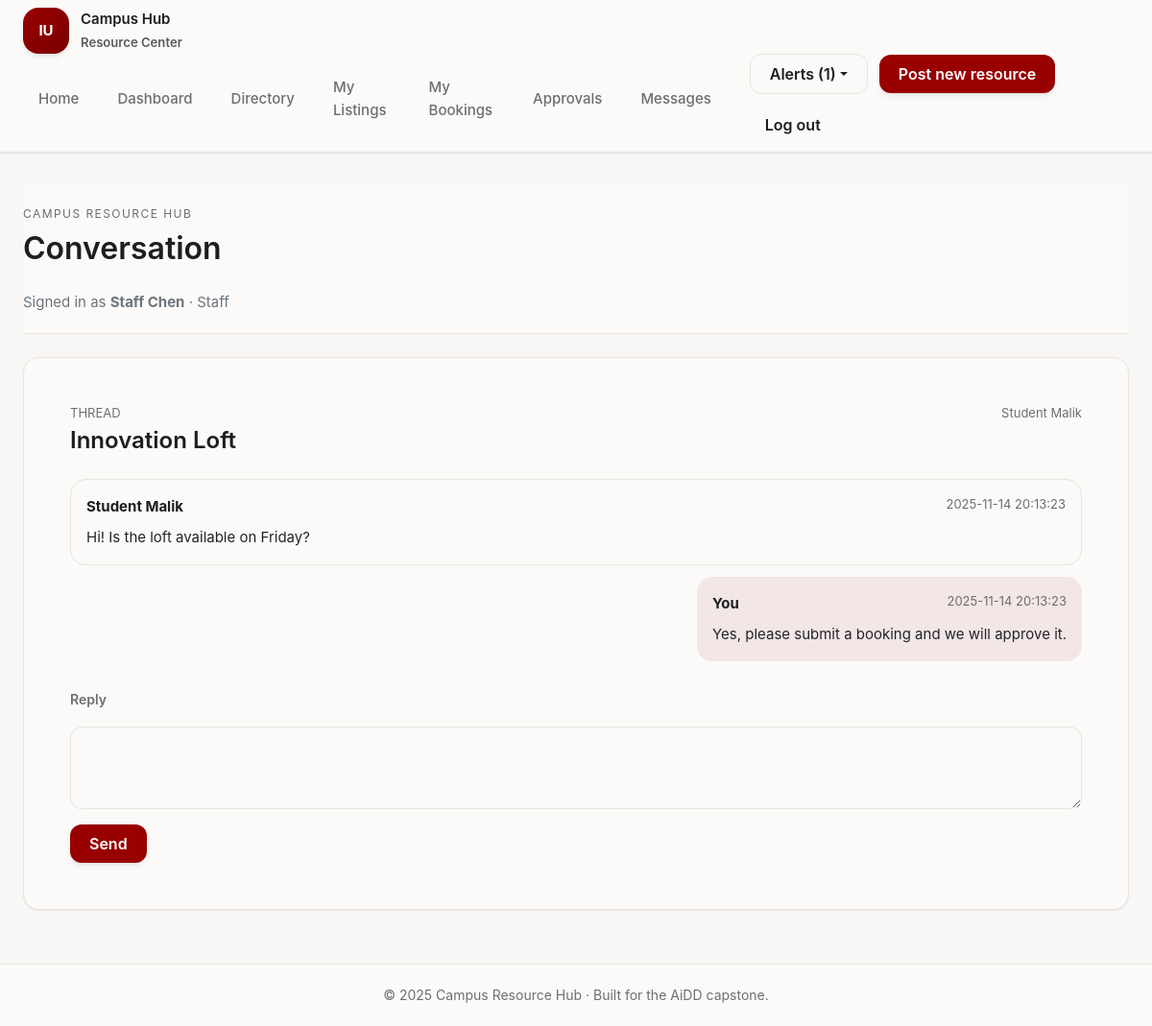
Screenshot of /messages/thread/1 (signed in) with the database file from the repository.
### tables this page shows
CREATE TABLE users (
    user_id INTEGER PRIMARY KEY AUTOINCREMENT,
    name TEXT NOT NULL,
    email TEXT NOT NULL UNIQUE,
    password_hash TEXT NOT NULL,
    role TEXT NOT NULL CHECK(role IN ('student','staff','admin')),
    department TEXT,
    email_verified INTEGER DEFAULT 0,
    created_at TEXT DEFAULT CURRENT_TIMESTAMP
);

CREATE TABLE resources (
    resource_id INTEGER PRIMARY KEY AUTOINCREMENT,
    owner_id INTEGER NOT NULL,
    title TEXT NOT NULL,
    summary TEXT NOT NULL,
    category TEXT NOT NULL,
    location TEXT NOT NULL,
    capacity INTEGER NOT NULL,
    availability_notes TEXT,
    status TEXT NOT NULL DEFAULT 'draft',
    created_at TEXT DEFAULT CURRENT_TIMESTAMP,
    updated_at TEXT DEFAULT CURRENT_TIMESTAMP,
    FOREIGN KEY(owner_id) REFERENCES users(user_id)
);

CREATE TABLE messages (
    message_id INTEGER PRIMARY KEY AUTOINCREMENT,
    thread_id INTEGER NOT NULL,
    sender_id INTEGER NOT NULL,
    body TEXT NOT NULL,
    created_at TEXT DEFAULT CURRENT_TIMESTAMP,
    FOREIGN KEY(thread_id) REFERENCES message_threads(thread_id),
    FOREIGN KEY(sender_id) REFERENCES users(user_id)
);

### src/controllers/message_controller.py (the view, shortened to what this page needs)
@message_bp.route('/thread/<int:thread_id>', methods=['GET', 'POST'])
@login_required
def thread(thread_id: int):
    thread = MessageDAL.get_thread_by_id(thread_id)
    if not thread:
        flash('Thread not found.', 'danger')
        return redirect(url_for('message.inbox'))
    other_user = _resolve_other_user(thread)
    if not other_user:
        flash('You do not have access to that thread.', 'danger')
        return redirect(url_for('message.inbox'))
    resource = ResourceDAL.get_resource_by_id(thread.resource_id) if thread.resource_id else None
    messages = MessageDAL.get_messages_for_thread(thread.thread_id, limit=200)
    return render_template('messages/thread.html', thread=thread, messages=messages, other_user=other_user, resource=resource)

### src/controllers/message_controller.py (called while the page is built)
def _resolve_other_user(thread):
    if current_user.user_id not in {thread.owner_id, thread.participant_id}:
        return None
    other_id = thread.participant_id if thread.owner_id == current_user.user_id else thread.owner_id
    return UserDAL.get_user_by_id(other_id)

### src/data_access/db.py (called while the page is built)
def get_connection(close_only: bool = False) -> Optional[sqlite3.Connection]:
    if close_only:
        return getattr(g, '_database', None)
    conn = getattr(g, '_database', None)
    if conn is None:
        database_path = current_app.config['DATABASE_PATH']
        conn = g._database = sqlite3.connect(database_path, detect_types=sqlite3.PARSE_DECLTYPES)
        conn.row_factory = sqlite3.Row
    return conn

### src/data_access/message_dal.py (called while the page is built)
    @staticmethod
    def _thread_row(row) -> Optional[MessageThread]:
        if not row:
            return None
        return MessageThread(
            thread_id=row['thread_id'],
            resource_id=row['resource_id'],
            owner_id=row['owner_id'],
            participant_id=row['participant_id'],
            created_at=row['created_at'],
            updated_at=row['updated_at'],
        )

    @staticmethod
    def _message_row(row) -> Optional[Message]:
        if not row:
            return None
        return Message(
            message_id=row['message_id'],
            thread_id=row['thread_id'],
            sender_id=row['sender_id'],
            body=row['body'],
            created_at=row['created_at'],
        )

    @staticmethod
    def get_thread_by_id(thread_id: int) -> Optional[MessageThread]:
        conn = get_connection()
        row = conn.execute('SELECT * FROM message_threads WHERE thread_id = ?', (thread_id,)).fetchone()
        return MessageDAL._thread_row(row)

    @staticmethod
    def get_messages_for_thread(thread_id: int, limit: int = 50) -> List[Message]:
        conn = get_connection()
        rows = conn.execute(
            'SELECT * FROM messages WHERE thread_id = ? ORDER BY created_at ASC LIMIT ?',
            (thread_id, limit)
        ).fetchall()
        return [MessageDAL._message_row(row) for row in rows]

### src/data_access/notification_dal.py (called while the page is built)
    @staticmethod
    def list_for_user(user_id: int, limit: int = 10) -> List[dict]:
        conn = get_connection()
        rows = conn.execute(
            'SELECT * FROM notifications WHERE user_id = ? ORDER BY created_at DESC LIMIT ?',
            (user_id, limit)
        ).fetchall()
        return [dict(row) for row in rows]

### src/templates/messages/thread.html (shortened to what this page needs)
{% extends 'layout.html' %}
{% block page_heading %}Conversation{% endblock %}
{% block content %}
<section class="card-surface p-5 mb-4">
    <div class="d-flex justify-content-between flex-wrap gap-3 mb-4">
        <div>
            <p class="text-caption text-uppercase mb-1">Thread</p>
            <h1 class="text-h2 mb-0">{{ resource.title if resource else 'Conversation' }}</h1>
        </div>
        <div class="text-end">
            <p class="text-caption mb-0">{{ other_user.name }}</p>
        </div>
    </div>
    <div class="d-flex flex-column">
        {% for msg in messages %}
        <div class="message-bubble {% if msg.sender_id == current_user.user_id %}me{% else %}them{% endif %}">
            <div class="d-flex justify-content-between mb-2">
                <strong>{% if msg.sender_id == current_user.user_id %}You{% else %}{{ other_user.name }}{% endif %}</strong>
                <span class="text-caption">{{ msg.created_at }}</span>
            </div>
            <p class="text-body mb-0">{{ msg.body }}</p>
        </div>
        {% endfor %}
    </div>
    <form method="post" class="composer">
        <div class="form-field">
            <label class="form-label" for="body">Reply</label>
            <textarea class="form-control" id="body" name="body" rows="3"></textarea>
        </div>
        <button class="btn btn-primary-iu" type="submit">Send</button>
    </form>
</section>
{% endblock %}

### src/templates/layout.html (shortened to what this page needs)
<!DOCTYPE html>
<html lang="en">
<head>
    <link href="https://cdn.jsdelivr.net/npm/bootstrap@5.3.3/dist/css/bootstrap.min.css" rel="stylesheet">
    <link rel="stylesheet" href="{{ url_for('static', filename='css/app.css') }}?v={{ current_year }}">
</head>
<body>
    <div class="app-shell">
        <nav class="global-nav navbar navbar-expand-lg navbar-light" aria-label="Primary">
            <div class="app-container d-flex flex-wrap align-items-center">
                <a class="brand-mark me-auto" href="{{ url_for('site.home') }}">
                    <span class="brand-icon">IU</span>
                    <div>
                        <span class="d-block">Campus Hub</span>
                        <small class="text-muted">Resource Center</small>
                    </div>
                </a>
                <div class="collapse navbar-collapse" id="primaryNav">
                    <ul class="navbar-nav ms-auto align-items-lg-center gap-2">
                        <li class="nav-item"><a class="nav-pill" href="{{ url_for('site.home') }}">Home</a></li>
                        <li class="nav-item"><a class="nav-pill" href="{{ url_for('dashboard.overview') }}">Dashboard</a></li>
                        <li class="nav-item"><a class="nav-pill" href="{{ url_for('resource.browse') }}">Directory</a></li>
                        {% if current_user.is_authenticated %}
                        {% if current_user.role in ['staff', 'admin'] %}
                        <li class="nav-item"><a class="nav-pill" href="{{ url_for('resource.my_resources') }}">My Listings</a></li>
                        {% endif %}
                        <li class="nav-item"><a class="nav-pill" href="{{ url_for('booking.my_bookings') }}">My Bookings</a></li>
                        {% if current_user.role in ['staff', 'admin'] %}
                        <li class="nav-item"><a class="nav-pill" href="{{ url_for('booking.owner_inbox') }}">Approvals</a></li>
                        {% endif %}
                        <li class="nav-item"><a class="nav-pill" href="{{ url_for('message.inbox') }}">Messages</a></li>
                        {% endif %}
                    </ul>
                    <div class="nav-actions ms-lg-4">
                        {% if current_user.is_authenticated %}
                        <div class="dropdown">
                            <button class="btn btn-secondary-iu dropdown-toggle" type="button" data-bs-toggle="dropdown" aria-expanded="false">
                                Alerts ({{ nav_notifications|length }})
                            </button>
                        </div>
                        {% if current_user.role in ['staff', 'admin'] %}
                        <a href="{{ url_for('resource.create') }}" class="btn btn-primary-iu">Post new resource</a>
                        {% endif %}
                        <a href="{{ url_for('auth.logout') }}" class="btn btn-ghost-iu">Log out</a>
                        {% else %}
                        <a class="btn btn-secondary-iu" href="{{ url_for('auth.login') }}">Sign in</a>
                        <a class="btn btn-primary-iu" href="{{ url_for('auth.register') }}">Get started</a>
                        {% endif %}
                    </div>
                </div>
            </div>
        </nav>
        <main id="main-content" class="app-content">
            <div class="app-container">
                <header class="app-topbar">
                    <div class="page-heading">
                        <p class="eyebrow mb-1">Campus Resource Hub</p>
                        <h1 class="mb-0">{% block page_heading %}Resource Hub{% endblock %}</h1>
                    </div>
                    {% if current_user.is_authenticated %}
                    <p class="text-secondary mb-0">Signed in as <strong>{{ current_user.name }}</strong> · {{ current_user.role|title }}</p>
                    {% endif %}
                </header>
                {% block content %}{% endblock %}
            </div>
        </main>
        <footer class="app-footer">
            <div class="app-container">
                &copy; {{ current_year }} Campus Resource Hub · Built for the AiDD capstone.
            </div>
        </footer>
    </div>
</body>
</html>

### rows the page displays
users: name "Staff Chen", role "Staff"
resources: title "Innovation Loft"
users: name "Student Malik"
messages: created_at "2025-11-14 20:13:23", body "Hi! Is the loft available on Friday?"
messages: shows "You", created_at "2025-11-14 20:13:23", body "Yes, please submit a booking and we will approve it."

### other values shown
{{ nav_notifications|length }} "1"
